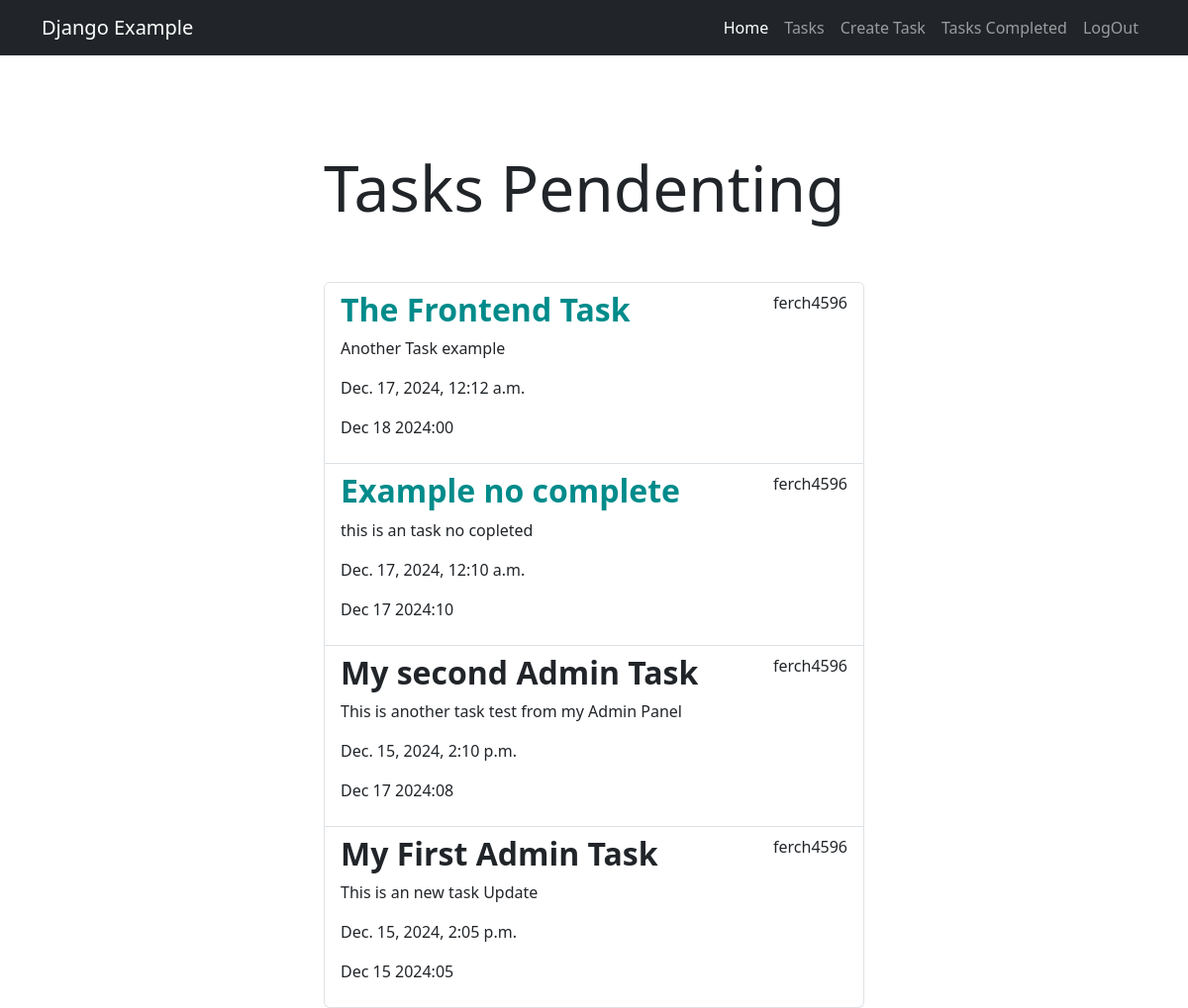
Screenshot of /tasks_completed/ (signed in) with the database file from the repository.
### tasks/models.py (models this page shows, shortened)
class Task(models.Model):
    title = models.CharField(max_length=200)
    description = models.TextField(blank=True)
    created = models.DateTimeField(auto_now_add=True)
    datecompleted = models.DateTimeField(null=True, blank=True)
    important = models.BooleanField(default=False)
    user = models.ForeignKey(User, on_delete=models.CASCADE)

### tasks/views.py (the view)
# urls.py: path('tasks_completed/', views.tasks_completed, name='tasks_completed'),
@login_required
def tasks_completed(request):
    tasks = Task.objects.filter(user=request.user, datecompleted__isnull=False).order_by('-datecompleted')
    return render(request, 'tasks.html', {'tasks': tasks})

### tasks/templates/tasks.html
{% extends 'base.html' %}
{% block content %}
<main class="container">
    <div class="row">
        <div class="col-md-6 offset-md-3 mt-5">
            <h1 class="display-3 py-5">Tasks Pendenting</h1>
            <ul class="list-group">
                {% for task in tasks %}
                <a class="list-group-item" href="{% url 'task_detail' task.id %}">
                    <header class="d-flex justify-content-between">
                        {% if task.important %}
                        <h2 style="color: darkcyan;" class="fw-bold">{{task.title}}</h2>
                        {% else %}
                        <h2 class="fw-bold">{{task.title}}</h2>
                        {% endif %}
                        <p>{{task.user.username}}</p>
                    </header>
                    <p>{{task.description}}</p>
                    <p>{{task.created}}</p>
                    <p>{{task.datecompleted|date:'M j Y:i'}}</p>
                </a>
                {% endfor %}
            </ul>
        </div>
    </div>
</main>
{% endblock %}

### rows the page displays
Task: title "The Frontend Task", user.username "ferch4596", description "Another Task example", created "Dec. 17, 2024, 12:12 a.m.", datecompleted "Dec 18 2024:00"
Task: title "Example no complete", user.username "ferch4596", description "this is an task no copleted", created "Dec. 17, 2024, 12:10 a.m.", datecompleted "Dec 17 2024:10"
Task: title "My second Admin Task", user.username "ferch4596", description "This is another task test from my Admin Panel", created "Dec. 15, 2024, 2:10 p.m.", datecompleted "Dec 17 2024:08"
Task: title "My First Admin Task", user.username "ferch4596", description "This is an new task Update", created "Dec. 15, 2024, 2:05 p.m.", datecompleted "Dec 15 2024:05"
